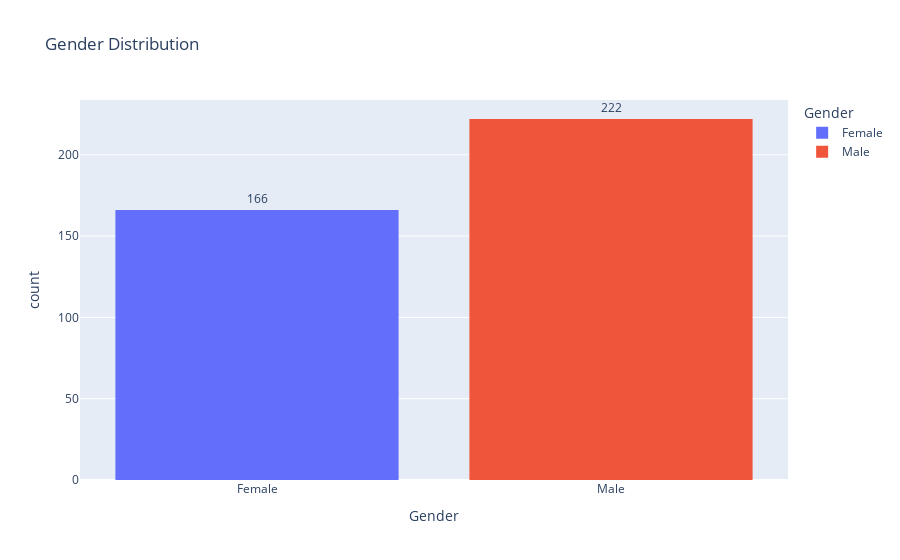

Here is the notebook cell this chart was saved with:
### Code cell
# Create the histogram chart
fig = px.histogram(online_food, x='Gender', title='Gender Distribution', color='Gender',
                   color_discrete_sequence=['#636EFA', '#EF553B'])

# Add data labels
fig.update_traces(texttemplate='%{value}', textposition='outside')

# Show the plot
fig.show()

### Figure 1 — Plotly figure (JSON) as saved in the notebook; plotly's stock layout.template omitted (floating-point values rounded to 4 significant figures; data arrays with more than 128 entries replaced by an {"elided": "..."} marker saying what was removed)
{"data": [{"alignmentgroup": "True", "bingroup": "x", "hovertemplate": "Gender=%{x}<br>count=%{y}<extra></extra>", "legendgroup": "Female", "marker": {"color": "#636EFA", "pattern": {"shape": ""}}, "name": "Female", "offsetgroup": "Female", "orientation": "v", "showlegend": true, "textposition": "outside", "texttemplate": "%{value}", "type": "histogram", "x": {"elided": "166 str values"}, "xaxis": "x", "yaxis": "y"}, {"alignmentgroup": "True", "bingroup": "x", "hovertemplate": "Gender=%{x}<br>count=%{y}<extra></extra>", "legendgroup": "Male", "marker": {"color": "#EF553B", "pattern": {"shape": ""}}, "name": "Male", "offsetgroup": "Male", "orientation": "v", "showlegend": true, "textposition": "outside", "texttemplate": "%{value}", "type": "histogram", "x": {"elided": "222 str values"}, "xaxis": "x", "yaxis": "y"}], "layout": {"barmode": "relative", "legend": {"title": {"text": "Gender"}, "tracegroupgap": 0}, "title": {"text": "Gender Distribution"}, "xaxis": {"anchor": "y", "categoryarray": ["Female", "Male"], "categoryorder": "array", "domain": [0, 1], "title": {"text": "Gender"}}, "yaxis": {"anchor": "x", "domain": [0, 1], "title": {"text": "count"}}}}
